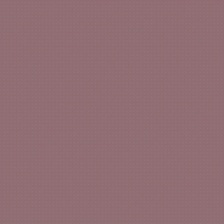
#> input picture data/generated/high_perceptual/high_perceptual_000.jpg, 224 x 224 px
$ python test_texture_detector.py
#> lines starting #> are read from the running program, lines starting #| are printed output that depends on the picture; after the words box and inside, x2 and y2 are one past the last pixel; in counts of white or black regions, pixels touching at a corner belong together
### src/artifact_detectors/texture_detector.py
import cv2
import numpy as np
from scipy import stats
from typing import Tuple

class TextureArtifactDetector:
    """Detects texture inconsistencies from high perceptual-loss GAN training"""

    def __init__(self):
        self.threshold = 0.5

    def detect_texture_artifacts(self, image: np.ndarray) -> Tuple[float, dict]:
        """
        Detect texture artifacts in face image

        Args:
            image: Face image (224x224x3)

        Returns:
            score: Texture artifact score (0-1, higher = more artifacts)
            details: Dictionary with detailed analysis
        """
        if len(image.shape) == 3:
            gray = cv2.cvtColor(image, cv2.COLOR_RGB2GRAY)
        else:
            gray = image

        # Calculate texture analysis metrics
        frequency_anomalies = self._analyze_frequency_domain(gray)
        lbp_inconsistency = self._analyze_local_binary_patterns(gray)
        color_distribution = self._analyze_color_distribution(image)
        texture_regularity = self._analyze_texture_regularity(gray)

        # Combine metrics
        texture_score = (
            0.3 * frequency_anomalies +
            0.3 * lbp_inconsistency +
            0.2 * color_distribution +
            0.2 * texture_regularity
        )

        texture_score = np.clip(texture_score, 0, 1)

        details = {
            'frequency_anomalies': frequency_anomalies,
            'lbp_inconsistency': lbp_inconsistency,
            'color_distribution': color_distribution,
            'texture_regularity': texture_regularity,
            'interpretation': self._interpret_score(texture_score)
        }

        return texture_score, details

    def _analyze_frequency_domain(self, gray_image: np.ndarray) -> float:
        """Analyze frequency domain for artifacts from perceptual loss"""
        # FFT analysis
        f_transform = np.fft.fft2(gray_image)
        f_shift = np.fft.fftshift(f_transform)
        magnitude_spectrum = np.log(np.abs(f_shift) + 1)

        # Calculate frequency distribution statistics
        freq_mean = np.mean(magnitude_spectrum)
        freq_std = np.std(magnitude_spectrum)

        # Analyze spectral anomalies
        # High perceptual loss can create unnatural frequency patterns
        spectral_entropy = stats.entropy(magnitude_spectrum.flatten() + 1e-10)

        # Normalize and combine
        freq_anomaly = 1.0 - min(spectral_entropy / 15.0, 1.0)

        return freq_anomaly

    def _analyze_local_binary_patterns(self, gray_image: np.ndarray) -> float:
        """Analyze texture using Local Binary Patterns"""
        def lbp(img, radius=1, neighbors=8):
            """Simple LBP implementation"""
            h, w = img.shape
            lbp_image = np.zeros_like(img)

            for i in range(radius, h - radius):
                for j in range(radius, w - radius):
                    center = img[i, j]
                    binary_string = ''

                    # Sample neighbors
                    for n in range(neighbors):
                        angle = 2 * np.pi * n / neighbors
                        x = int(i + radius * np.cos(angle))
                        y = int(j + radius * np.sin(angle))

                        if 0 <= x < h and 0 <= y < w:
                            binary_string += '1' if img[x, y] >= center else '0'

                    lbp_image[i, j] = int(binary_string, 2) if binary_string else 0

            return lbp_image

        lbp_img = lbp(gray_image)

        # Calculate LBP histogram
        hist, _ = np.histogram(lbp_img, bins=256, range=(0, 256))
        hist = hist.astype(float)
        hist /= (hist.sum() + 1e-10)

        # Calculate uniformity - natural textures have more uniform LBP distributions
        uniformity = 1.0 - stats.entropy(hist + 1e-10) / np.log(256)

        return uniformity

    def _analyze_color_distribution(self, image: np.ndarray) -> float:
        """Analyze color distribution anomalies"""
        if len(image.shape) != 3:
            return 0.0

        # Convert to LAB color space for perceptual analysis
        lab = cv2.cvtColor(image, cv2.COLOR_RGB2LAB)

        color_anomalies = 0.0

        # Analyze each channel
        for channel in range(3):
            channel_data = lab[:, :, channel].flatten()

            # Calculate distribution statistics
            skewness = abs(stats.skew(channel_data))
            kurtosis = abs(stats.kurtosis(channel_data))

            # High perceptual loss can create unnatural color distributions
            channel_anomaly = min((skewness + kurtosis) / 10.0, 1.0)
            color_anomalies += channel_anomaly

        return color_anomalies / 3.0

    def _analyze_texture_regularity(self, gray_image: np.ndarray) -> float:
        """Analyze texture regularity patterns"""
        # Calculate gray-level co-occurrence matrix properties
        def glcm_contrast(img, d=1):
            """Simplified GLCM contrast calculation"""
            # Quantize image
            img_q = (img / 32).astype(int)
            levels = 8

            # Initialize co-occurrence matrix
            glcm = np.zeros((levels, levels))

            # Calculate horizontal co-occurrence
            for i in range(img_q.shape[0]):
                for j in range(img_q.shape[1] - d):
                    if img_q[i, j] < levels and img_q[i, j + d] < levels:
                        glcm[img_q[i, j], img_q[i, j + d]] += 1

            # Normalize
            glcm = glcm / (glcm.sum() + 1e-10)

            # Calculate contrast
            contrast = 0
            for i in range(levels):
                for j in range(levels):
                    contrast += glcm[i, j] * (i - j) ** 2

            return contrast

        contrast = glcm_contrast(gray_image)

        # Normalize contrast - unnatural textures often have extreme contrast values
        regularity_score = min(contrast / 50.0, 1.0)

        return regularity_score

    def _interpret_score(self, score: float) -> str:
        """Provide human-readable interpretation"""
        if score > 0.7:
            return "High texture artifacts detected - perceptual loss issues"
        elif score > 0.4:
            return "Moderate texture inconsistencies detected"
        else:
            return "Natural texture patterns observed"

# [10 lines left out: function test_texture_detector, not called in this run]

# [2 lines that do not run on import are left out]

### src/utils/simple_face_detection.py
import cv2
import numpy as np
from typing import List, Tuple
import os

class SimpleFaceDetector:
    def __init__(self):
        """Initialize using Haar Cascade face detector"""
        self.face_cascade = cv2.CascadeClassifier(cv2.data.haarcascades + 'haarcascade_frontalface_default.xml')

    # [57 lines left out: functions detect_faces, extract_faces_from_video, test_simple_face_detection, not called in this run]

# [2 lines that do not run on import are left out]

### src/artifact_detectors/test_texture_detector.py
import cv2
import numpy as np
import os
import sys
sys.path.append('../utils')
from simple_face_detection import SimpleFaceDetector
from texture_detector import TextureArtifactDetector

def test_texture_detector_on_dataset():
    """Test texture detector on real vs generated samples"""
    detector = TextureArtifactDetector()
    face_extractor = SimpleFaceDetector()

    results = {}

    # Test on real faces
    print("Testing TEXTURE DETECTOR on REAL faces:")
    real_video = "../../data/raw/faceforensics/original_sequences/youtube/c23/videos/183.mp4"
    if os.path.exists(real_video):
        real_faces = face_extractor.extract_faces_from_video(real_video, max_frames=3)
        real_scores = []

        for i, face in enumerate(real_faces):
            score, details = detector.detect_texture_artifacts(face)
            real_scores.append(score)
            print(f"  Real face {i}: {score:.3f} - {details['interpretation']}")

        results['real'] = np.mean(real_scores)
        print(f"  Average real face score: {results['real']:.3f}")

    # Test on high perceptual samples (should have high texture artifact scores)
    print("\nTesting on HIGH_PERCEPTUAL artifacts (should detect texture issues):")
    perceptual_dir = "../../data/generated/high_perceptual"
    if os.path.exists(perceptual_dir):
        perceptual_scores = []
        perceptual_files = [f for f in os.listdir(perceptual_dir) if f.endswith('.jpg')][:5]

        for filename in perceptual_files:
            img_path = os.path.join(perceptual_dir, filename)
            img = cv2.imread(img_path)
#> img is the input picture: shape (224, 224, 3); mean B, G, R 115.8, 109.9, 144.9
            img = cv2.cvtColor(img, cv2.COLOR_BGR2RGB)

            score, details = detector.detect_texture_artifacts(img)
#> in _analyze_frequency_domain, `magnitude_spectrum = np.log(np.abs(f_shift) + 1)`:
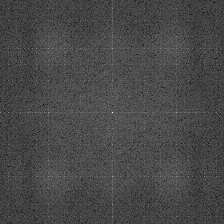
#> magnitude_spectrum: shape (224, 224) float64; min 0.0656, max 15.62, mean 4.48; drawn with min black and max white
#> in _analyze_frequency_domain, `freq_mean = np.mean(magnitude_spectrum)`: freq_mean = 4.48
#> in _analyze_frequency_domain, `freq_std = np.std(magnitude_spectrum)`: freq_std = 0.76
#> in _analyze_frequency_domain, `spectral_entropy = stats.entropy(magnitude_spectrum.flatten() + 1e-10)`: spectral_entropy = 10.81
#> in _analyze_frequency_domain, `freq_anomaly = 1.0 - min(spectral_entropy / 15.0, 1.0)`: freq_anomaly = 0.279
#> after the loop in lbp, `for i in range(radius, h - radius):`:
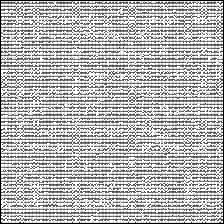
#> lbp_image: shape (224, 224); min 0, max 255, mean 179.5
#> in _analyze_local_binary_patterns, `hist, _ = np.histogram(lbp_img, bins=256, range=(0, 256))`: hist = 256 values, max 10446 at index 255, min 0 at index 1, mean 196
#> in _analyze_local_binary_patterns, `hist /= (hist.sum() + 1e-10)`: hist = 256 values, max 0.208 at index 255, min 0 at index 1, mean 0.00391
#> in _analyze_local_binary_patterns, `uniformity = 1.0 - stats.entropy(hist + 1e-10) / np.log(256)`: uniformity = 0.447
#> in _analyze_color_distribution, `lab = cv2.cvtColor(image, cv2.COLOR_RGB2LAB)`: lab: shape (224, 224, 3); mean of channels 0, 1, 2 127.9, 142.9, 130.1
#> the loop in _analyze_color_distribution, `for channel in range(3):` made 3 passes
#> (skewness, kurtosis, channel_anomaly, color_anomalies) on passes 1 to 3: (0.278, 0.0695, 0.0348, 0.0348), (3.88, 19.48, 1, 1.03), (3.53, 10.48, 1, 2.03)
#> after the loop in _analyze_color_distribution, `for channel in range(3):`: color_anomalies = 2.03
#> in detect_texture_artifacts, `color_distribution = self._analyze_color_distribution(image)`: color_distribution = 0.678
#> in glcm_contrast, `img_q = (img / 32).astype(int)`: img_q: shape (224, 224) int64; every value is 3
#> in _analyze_texture_regularity, `contrast = glcm_contrast(gray_image)`: contrast = 0
#> in detect_texture_artifacts, `texture_score = ( 0.3 * frequency_anomalies + 0.3 * lbp_inconsistency ..`: texture_score = 0.354
#> in detect_texture_artifacts, `details = { 'frequency_anomalies': frequency_anomalies, 'lbp_inconsist..`: details = {'frequency_anomalies': 0.279, 'lbp_inconsistency': 0.447, 'color_distribution': 0.678, 'texture_regularity': 0, 'interpretation': 'Natural texture patterns observed'}
#> score = 0.354
            perceptual_scores.append(score)
            print(f"  {filename}: {score:.3f} - {details['interpretation']}")
#|   high_perceptual_000.jpg: 0.354 - Natural texture patterns observed

        results['high_perceptual'] = np.mean(perceptual_scores)
        print(f"  Average high_perceptual score: {results['high_perceptual']:.3f}")
#|   Average high_perceptual score: 0.354

    # Test on other artifact types
    for artifact_type in ['high_pixel', 'high_adversarial']:
        print(f"\nTesting on {artifact_type.upper()} artifacts:")
        artifact_dir = f"../../data/generated/{artifact_type}"
        if os.path.exists(artifact_dir):
            artifact_scores = []
            artifact_files = [f for f in os.listdir(artifact_dir) if f.endswith('.jpg')][:3]

            for filename in artifact_files:
                img_path = os.path.join(artifact_dir, filename)
                img = cv2.imread(img_path)
                img = cv2.cvtColor(img, cv2.COLOR_BGR2RGB)

                score, details = detector.detect_texture_artifacts(img)
                artifact_scores.append(score)
                print(f"  {filename}: {score:.3f}")

            results[artifact_type] = np.mean(artifact_scores)
            print(f"  Average {artifact_type} score: {results[artifact_type]:.3f}")
#> pass 2 of the loop in test_texture_detector_on_dataset, `for artifact_type in ['high_pixel', 'high_adversarial']:`:
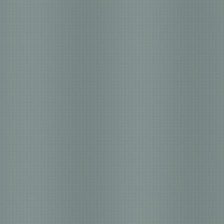
#> input picture data/generated/high_adversarial/high_adversarial_000.jpg, 224 x 224 px
#> in test_texture_detector_on_dataset, img is the input picture: shape (224, 224, 3); mean B, G, R 138.5, 139.5, 125.3
#> after the loop in lbp (call 2), `for i in range(radius, h - radius):`:
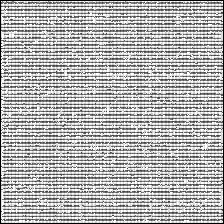
#> lbp_image: shape (224, 224); min 0, max 255, mean 177
#> lab: shape (224, 224, 3); mean of channels 0, 1, 2 145.2, 122.7, 126.7
#> the loop in _analyze_color_distribution (call 2), `for channel in range(3):` made 3 passes
#> (skewness, kurtosis, channel_anomaly, color_anomalies) on passes 1 to 3: (0.00269, 1.11, 0.111, 0.111), (0.0612, 0.169, 0.0231, 0.134), (0.625, 1.46, 0.209, 0.343)
#> in glcm_contrast (call 2), `img_q = (img / 32).astype(int)`:
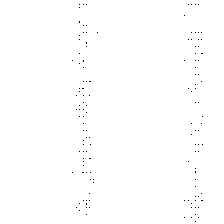
#> img_q: shape (224, 224) int64; values 3 (black) and 4 (white), 99.7% white; black in thin lines or dots, all inside (x1, y1, x2, y2) = (72, 4, 203, 222)
#> in test_texture_detector_on_dataset, `score, details = detector.detect_texture_artifacts(img)`: score = 0.242; details = {'frequency_anomalies': 0.279, 'lbp_inconsistency': 0.45, 'color_distribution': 0.114, 'texture_regularity': 0.00011, 'interpretation': 'Natural texture patterns observed'}
#|   high_adversarial_000.jpg: 0.242
#|   Average high_adversarial score: 0.242

    # Summary
    print(f"\n--- TEXTURE DETECTOR SUMMARY ---")
    for key, value in results.items():
        print(f"{key}: {value:.3f}")
#> this loop made 2 passes
#> (key, value) on passes 1 to 2: ('high_perceptual', 0.354), ('high_adversarial', 0.242)
#| high_perceptual: 0.354
#| high_adversarial: 0.242

if __name__ == "__main__":
    test_texture_detector_on_dataset()
